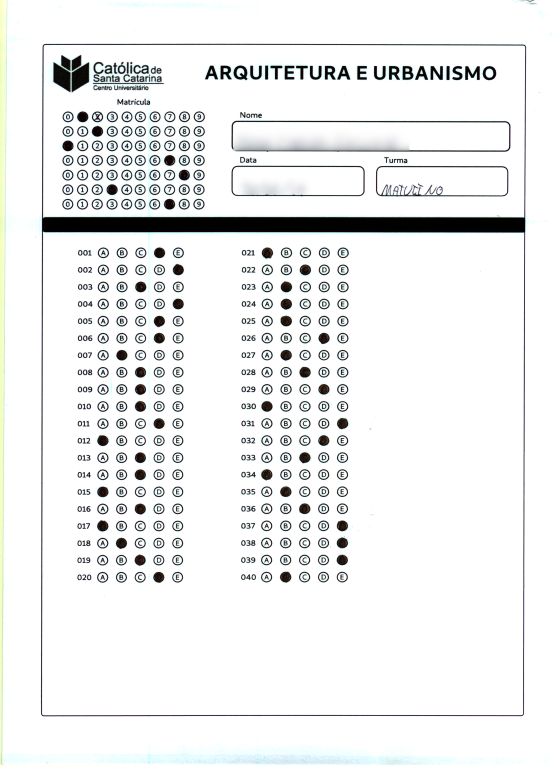
#> input picture Prova0002.png, 1654 x 2338 px (shown at 1/3 size)
$ python leitor_gabarito.py --image Prova0002.png
#> lines starting #> are read from the running program, lines starting #| are printed output that depends on the picture; after the words box and inside, x2 and y2 are one past the last pixel; in counts of white or black regions, pixels touching at a corner belong together
# -*- coding: utf-8 -*-
# USo
# python test_grader.py --image images/test_01.png

# Importar os pacotes necessarios
from imutils.perspective import four_point_transform
from imutils import contours
import numpy as np
import argparse
import imutils
import cv2

# Monta o processador de argumentos e processa os argumentos
ap = argparse.ArgumentParser()
ap.add_argument("-i", "--image", required=True,	help="Caminho para a imagem de entrada")
args = vars(ap.parse_args())

# define o mapa de respostas corretas de acordo com cada questao
ANSWER_KEY = [3, 4, 1, 3, 0, 3, 1, 2, 4, 3, 3, 2, 2, 2, 4, 3, 2, 1, 1, 0, 2, 4, 4, 3, 1, 2, 4, 4, 3, 2, 3, 4, 0, 1, 3, 2, 4, 4, 1, 4]
GABARITO = "DEBDADBCEDDCCCEDCBBACEEDBCEEDCDEABDCEEBE"

# Carrega a imagem, converte para tons de cinza, desfoca um pouco
# Encontra as bordas
image = cv2.imread(args["image"])
#> image is the input picture: shape (2338, 1654, 3); mean B, G, R 237.8, 237.9, 236.9
gray = cv2.cvtColor(image, cv2.COLOR_BGR2GRAY)
blurred = cv2.GaussianBlur(gray, (5, 5), 0)
edged = cv2.Canny(blurred, 75, 200)
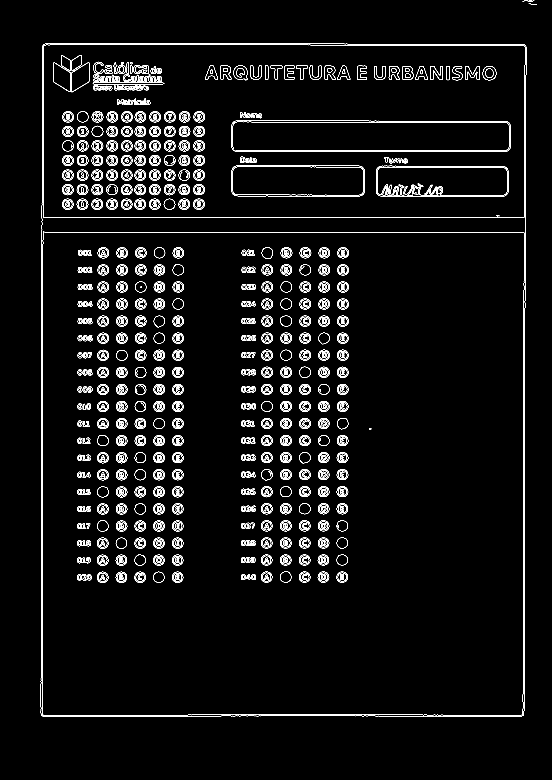
#> edged: shape (2338, 1654) (shown at 1/3 size); 3% white in thin lines or dots, all inside (x1, y1, x2, y2) = (122, 0, 1611, 2150)

# encontra o contorno no mapa e entao inicializa
# o contorno para o documento correspondente ao documento
#cnts = cv2.findContours(edged.copy(), cv2.RETR_EXTERNAL, cv2.CHAIN_APPROX_SIMPLE)
#cnts = imutils.grab_contours(cnts)
#docCnt = None

# garante que pelo menos um contorno foi encontrado
#if len(cnts) > 0:#
#	# classifica os contornos de acordo com seu tamanho em ordem descendente
#	cnts = sorted(cnts, key=cv2.contourArea, reverse=True)

#	# faz um looping em todos os contornos classificados
#	for c in cnts:
#		# aproxima o contorno
#		peri = cv2.arcLength(c, True)
#		approx = cv2.approxPolyDP(c, 0.02 * peri, True)
#
#		# Se o contorno tem pelo menos 4 pontos
#		# entao assumimos que encontramos os cantos do papel
#		if len(approx) == 4:
#			docCnt = approx
#			break

# aplica a transformacao de perspectiva de 4 pontos, tano na imagem original quanto na cinza
#paper = four_point_transform(image, docCnt.reshape(4, 2))
#warped = four_point_transform(gray, docCnt.reshape(4, 2))

# Vetor da imagem original que representa StartY:EndY,StartX:EndX
col1_ori = image[705:1930, 130:620]
col1_gry = gray[705:1930, 130:620]
col2_ori = image[705:1930, 625:1125]
col2_gry = gray[705:1930, 625:1125]
matr_ori = image[340:480, 100:570]
matr_gry = gray[340:480, 100:570]

crop_orig = image[724:2120, 130:490]
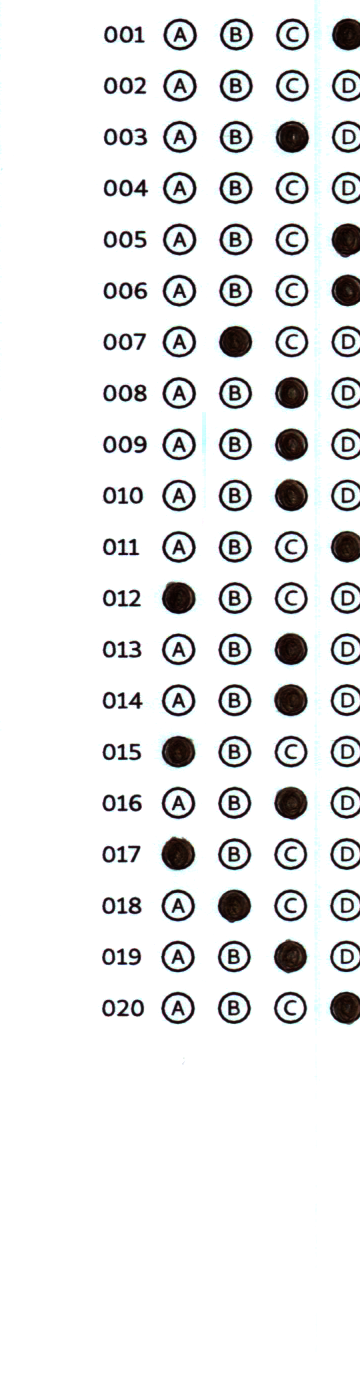
#> crop_orig: shape (1396, 360, 3); mean B, G, R 234.6, 234.2, 233.6
cropped = gray[724:2120, 130:490]

# Aplica metodo Otsu's thresholding para binarizar a imagem corrigida (coluna 1 e 2)
thresh_col1 = cv2.threshold(col1_gry, 0, 255, cv2.THRESH_BINARY_INV | cv2.THRESH_OTSU)[1]
#> thresh_col1: shape (1225, 490); 9.1% white; 240 white regions, largest, box (x1, y1, x2, y2) and area: (161, 856, 195, 889) 862, (331, 242, 365, 277) 854, (162, 601, 196, 633) 853
thresh_col2 = cv2.threshold(col2_gry, 0, 255, cv2.THRESH_BINARY_INV | cv2.THRESH_OTSU)[1]
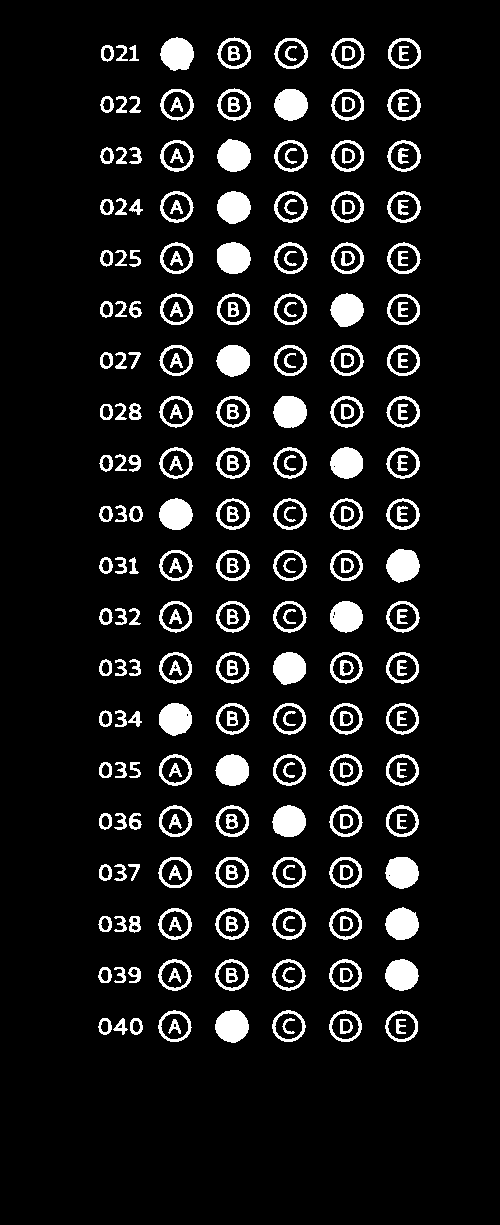
#> thresh_col2: shape (1225, 500); 9% white; 240 white regions
#cv2.imshow("tresh", thresh_col1)

# Encontra o contorno na imagem distorcida, e inicializa a lista de contornos que correspondem a questao
# 	Col1
cnts_col1 = cv2.findContours(thresh_col1.copy(), cv2.RETR_EXTERNAL, cv2.CHAIN_APPROX_SIMPLE)
#> cnts_col1 = 160 contours; largest, box (x1, y1, x2, y2) and area: (161, 856, 195, 889) 815, (331, 242, 365, 277) 808, (162, 601, 196, 633) 806, (388, 87, 421, 121) 802, (274, 806, 308, 839) 800
cnts_col1 = imutils.grab_contours(cnts_col1)
# 	Col2
cnts_col2 = cv2.findContours(thresh_col2.copy(), cv2.RETR_EXTERNAL, cv2.CHAIN_APPROX_SIMPLE)
#> cnts_col2 = 160 contours; largest, box (x1, y1, x2, y2) and area: (386, 549, 420, 583) 823, (217, 242, 251, 274) 823, (160, 37, 194, 71) 822, (215, 1010, 249, 1043) 816, (273, 396, 307, 428) 814
cnts_col2 = imutils.grab_contours(cnts_col2)

questionCol1 = []
questionCol2 = []

print("Numero de contornos coluna 1: {:.2f}\r" . format(len(cnts_col1)))
#| Numero de contornos coluna 1: 160.00
print("Numero de contornos coluna 2: {:.2f}" . format(len(cnts_col2)))
#| Numero de contornos coluna 2: 160.00

# looping nos contornos COLUNA 1
for c in cnts_col1:
	# computa o contorno de cada bounding box entao usa o bounding box para calcular o aspect ratio
	(x, y, w, h) = cv2.boundingRect(c)
	ar = w / float(h)

	# para nomear o contorno como uma questao a regiao precisa ser
	# suficientemente larga e alta e ter um aspect ratio de aproximadamente 1
	if w >= 28 and h >= 28 and ar >= 0.8 and ar <= 1.2:
		questionCol1.append(c)
#> this loop made 160 passes
#> (x, y, w, h, ar) on passes 1 to 3: (131, 1019, 13, 17, 0.765), (117, 1019, 12, 16, 0.75), (102, 1019, 13, 17, 0.765)
#> after the loop, questionCol1 = 100 contours; largest, box (x1, y1, x2, y2) and area: (161, 856, 195, 889) 815, (331, 242, 365, 277) 808, (162, 601, 196, 633) 806, (388, 87, 421, 121) 802, (274, 806, 308, 839) 800
print("Numero de questoes detectadas na coluna 1: {:.2f}\r" . format(len(questionCol1)/5))
#| Numero de questoes detectadas na coluna 1: 20.00

# looping nos contornos COLUNA 2
for c in cnts_col2:
	# computa o contorno de cada bounding box entao usa o bounding box para calcular o aspect ratio
	(x, y, w, h) = cv2.boundingRect(c)
	ar = w / float(h)

	# para nomear o contorno como uma questao a regiao precisa ser
	# suficientemente larga e alta e ter um aspect ratio de aproximadamente 1
	if w >= 28 and h >= 28 and ar >= 0.8 and ar <= 1.2:
		questionCol2.append(c)
#> this loop made 160 passes
#> (x, y, w, h, ar) on passes 1 to 3: (130, 1018, 13, 17, 0.765), (113, 1018, 15, 17, 0.882), (98, 1018, 14, 17, 0.824)
print("Numero de questoes detectadas na coluna 2: {:.2f}\r" . format(len(questionCol2)/5))
#| Numero de questoes detectadas na coluna 2: 20.00

#todos = cv2.drawContours(col2_ori,questionCol2,-1,255,3)
#cv2.imshow("Todos",todos)

# classifica os contornos das questoes de cima para baixo depois inicializa a variavel que vai armazenar
# o numero de questoes corretas
questionCol1 = contours.sort_contours(questionCol1, method="top-to-bottom")[0]
questionCol2 = contours.sort_contours(questionCol2, method="top-to-bottom")[0]
certas = 0
Gabarito_aluno=""

# Cada questao tem 5 respostas possiveis para processar as questoes em lotes de 5
for (q, i) in enumerate(np.arange(0, len(questionCol1), 5)):
	# organiza os contornos da questao atual da esquerda pra direita
    # depois inicializa a variavel indice da questao correta
	cnts = contours.sort_contours(questionCol1[i:i + 5])[0]
	bubbled = None

	marcada=False

	# Passa por todos os contornos que foram organizados
	for (j, c) in enumerate(cnts):
#		# constroi uma mascara para revelar qual bolinha esta marcada
		mask = np.zeros(thresh_col1.shape, dtype="uint8")
		cv2.drawContours(mask, [c], -1, 255, -1)

		# aplica a mascara na imagem e conta quantos pixels nao zero aparecem dentro da bolinha
		mask = cv2.bitwise_and(thresh_col1, thresh_col1, mask=mask)
		total = cv2.countNonZero(mask)
		#print(j," - ",total,"\t")

		# se o total é maior do que o total de pixels nao zero entao esta e a bolinha que foi marcada
		if bubbled is None or total > bubbled[0]:
			bubbled = (total, j)
			if marcada is False:
    				marcada = True

	# inicializa a cor do contorno e a cor da questao correta
	color = (0, 0, 255)
	k1 = GABARITO[q:q+1]
	k = ANSWER_KEY[q]

	# confere se a bolinha marcada é a correta
	padrao = ["A", "B", "C", "D", "E"]
	Gabarito_aluno= Gabarito_aluno + padrao[bubbled[1]]
	if k == bubbled[1]:
		color = (0, 255, 0)
		certas += 1
	# desenha um circulo naquela que estiver correta
	cv2.drawContours(col1_ori, [cnts[k]], -1, color, 3)
	print("Questão: ",q+1," - Correta: ",k1," Marcada: ",padrao[bubbled[1]],"\r")
#> this loop made 20 passes
#> i on passes 1 to 12: 0, 5, 10, 15, 20, 25, 30, 35, 40, 45, 50, 55
#| Questão:  1  - Correta:  D  Marcada:  D
#| Questão:  2  - Correta:  E  Marcada:  E
#| Questão:  3  - Correta:  B  Marcada:  C
#| Questão:  4  - Correta:  D  Marcada:  E
#| Questão:  5  - Correta:  A  Marcada:  D
#| Questão:  6  - Correta:  D  Marcada:  D
#| Questão:  7  - Correta:  B  Marcada:  B
#| Questão:  8  - Correta:  C  Marcada:  C
#> (further printed lines are left out)
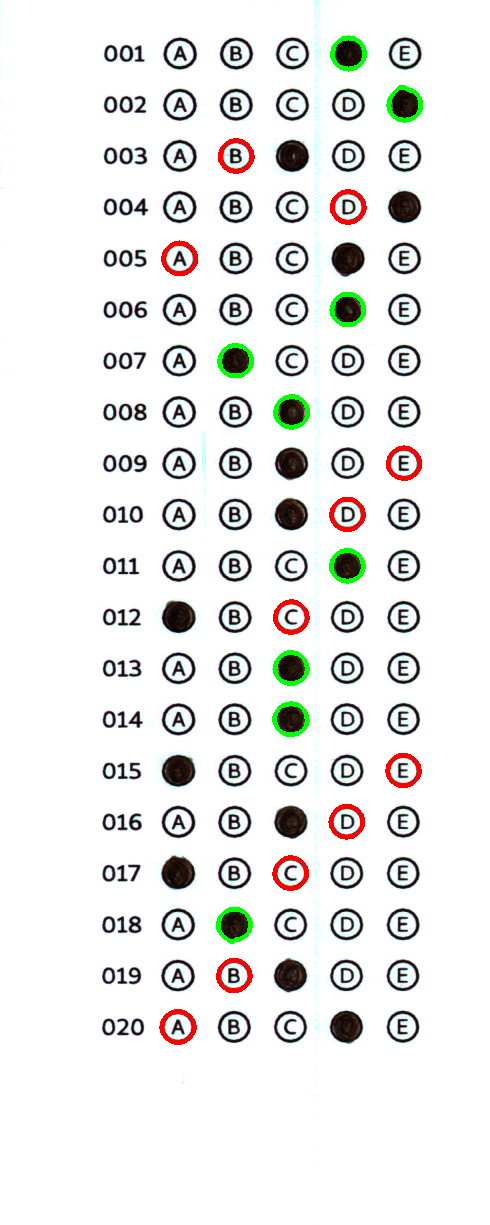
#> col1_ori: shape (1225, 490, 3); mean B, G, R 232.4, 233.8, 233.5
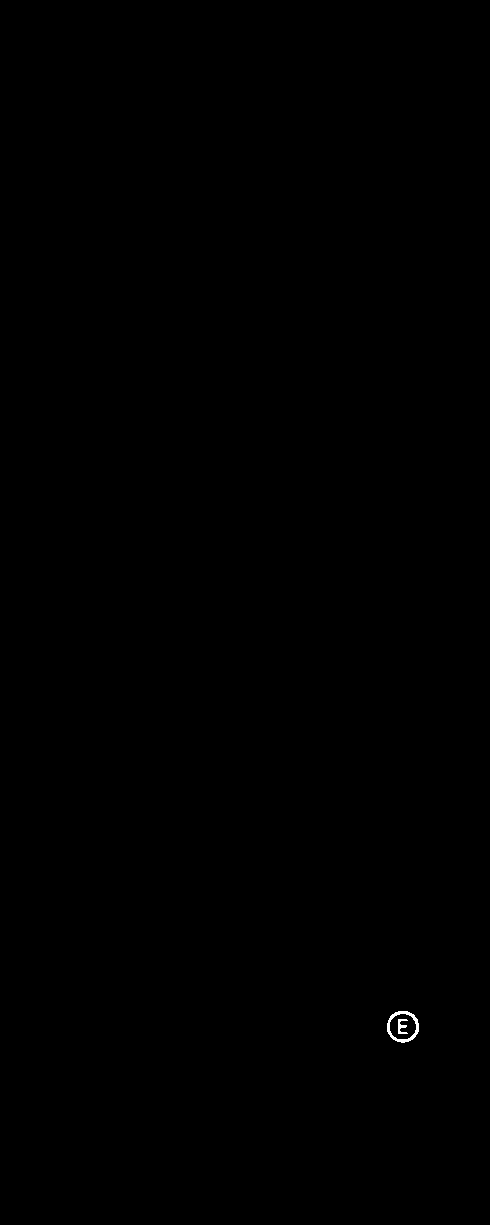
#> mask: shape (1225, 490); 0.06% white; 2 white regions, box (x1, y1, x2, y2) and area: (387, 1011, 419, 1043) 290, (398, 1019, 408, 1034) 84

# ****** Coluna 2 *******
#Repete o processo para coluna 2 até que possa descobrir como transformar isso em uma função

# Cada questao tem 5 respostas possiveis para processar as questoes em lotes de 5
for (q, i) in enumerate(np.arange(0, len(questionCol2), 5)):
	# organiza os contornos da questao atual da esquerda pra direita
    # depois inicializa a variavel indice da questao correta
	cnts_d = contours.sort_contours(questionCol2[i:i + 5])[0]
	bubbled = None

	# Passa por todos os contornos que foram organizados
	for (j, c) in enumerate(cnts_d):
#		# constroi uma mascara para revelar qual bolinha esta marcada
		mask = np.zeros(thresh_col2.shape, dtype="uint8")
		cv2.drawContours(mask, [c], -1, 255, -1)

		# aplica a mascara na imagem e conta quantos pixels nao zero aparecem dentro da bolinha
		mask = cv2.bitwise_and(thresh_col2, thresh_col2, mask=mask)
		total = cv2.countNonZero(mask)

		# se o total é maior do que o total de pixels nao zero entao esta e a bolinha que foi marcada
		if bubbled is None or total > bubbled[0]:
			bubbled = (total, j)

	# inicializa a cor do contorno e a cor da questao correta
	color = (0, 0, 255)
	k1 = GABARITO[q+20:q+21]
	k = ANSWER_KEY[q+20]

	# confere se a bolinha marcada é a correta
	padrao = ["A", "B", "C", "D", "E"]
	Gabarito_aluno= Gabarito_aluno + padrao[bubbled[1]]
	if k == bubbled[1]:
		color = (0, 255, 0)
		certas += 1
	# desenha um circulo naquela que estiver corretas
	cv2.drawContours(col2_ori, [cnts_d[k]], -1, color, 3)
	print("Questão: ",q+21," - Correta: ",k1," Marcada: ",padrao[bubbled[1]],"\r")
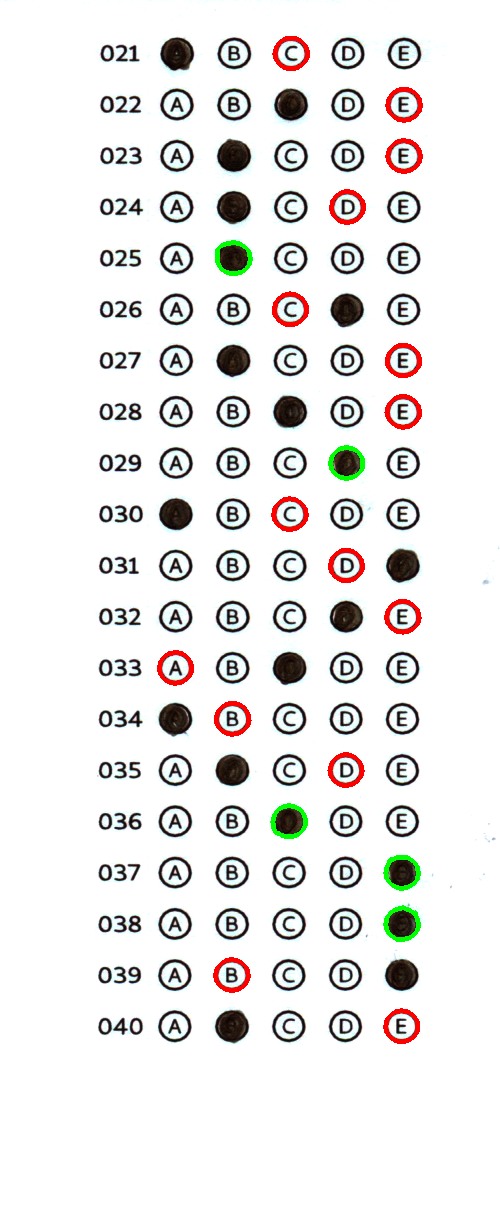
#> col2_ori: shape (1225, 500, 3); mean B, G, R 232.5, 233.5, 234.6
#> mask: shape (1225, 500); 0.06% white; 2 white regions, box (x1, y1, x2, y2) and area: (385, 1010, 418, 1042) 291, (396, 1019, 406, 1034) 90

print("\rGabarito do Aluno: ",Gabarito_aluno)
#| Gabarito do Aluno:  DECEDDBCCCDACCACABCDACBBBDBCDAEDCABCEEEB

# Reescreve o arquivo com as questões corrigidas
image[705:1930, 130:620] = col1_ori
image[705:1930, 625:1125] = col2_ori

# Coloca na posição da imagem o score
# Calcula o score/pontuação
Nota = (certas / 40.0) * 100
cv2.putText(image, "{:.2f}%".format(Nota), (1350, 740),cv2.FONT_HERSHEY_SIMPLEX, 0.9, (0, 0, 255), 2)
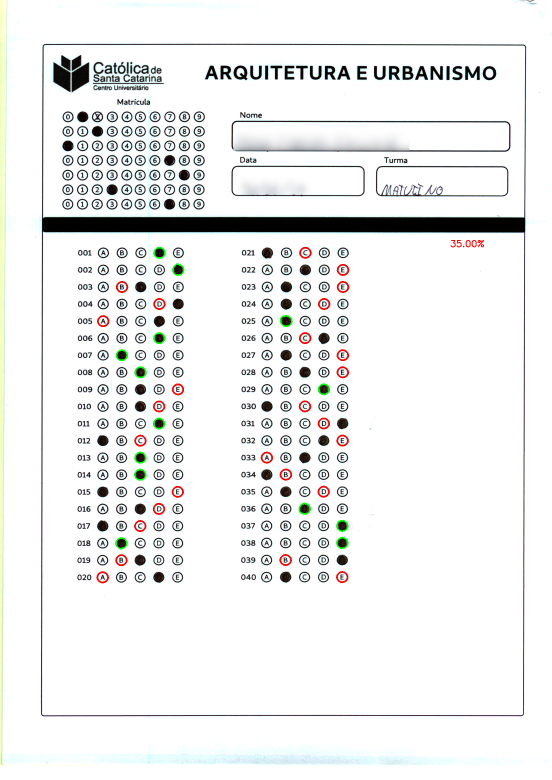
#> image: shape (2338, 1654, 3) (shown at 1/3 size); mean B, G, R 237.2, 237.7, 237.1

cv2.imwrite("corrigida.png", image)
print("[Resultado] Pontuacao: {:.2f}%".format(Nota))
#| [Resultado] Pontuacao: 35.00%
#cv2.putText(crop_orig, "{:.2f}%".format(score), (10, 30),
#	cv2.FONT_HERSHEY_SIMPLEX, 0.9, (0, 0, 255), 2)
#cv2.imshow("Original", crop_orig)
#cv2.imshow("Exam", paper)
cv2.imshow("Coluna1", col1_ori)
cv2.imshow("Coluna2", col2_ori)
cv2.waitKey(0)
